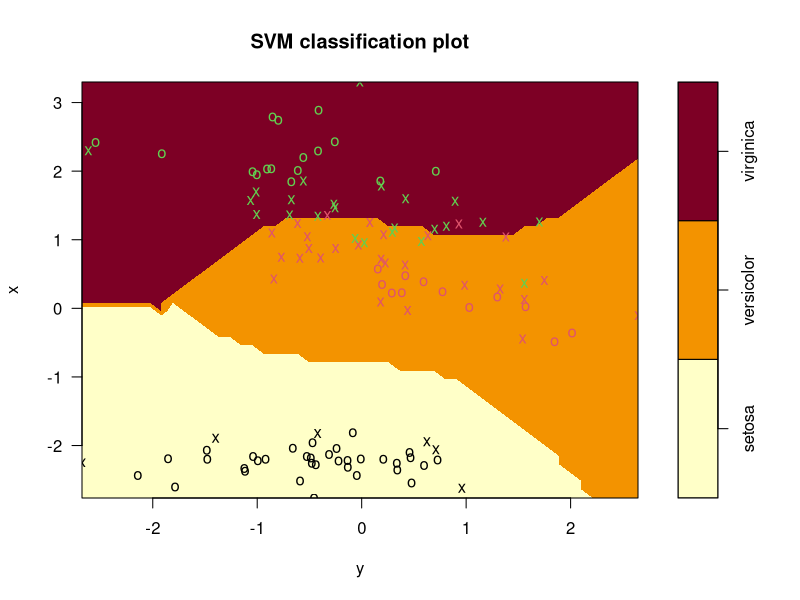
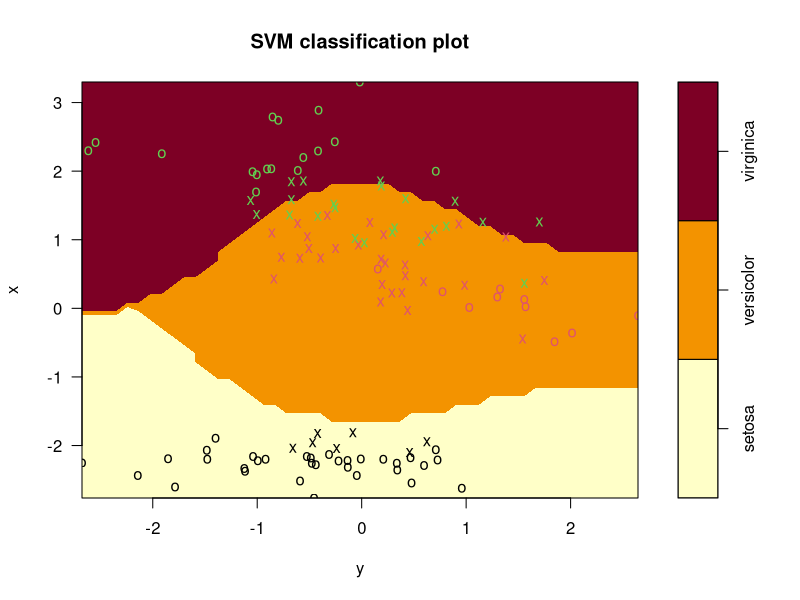
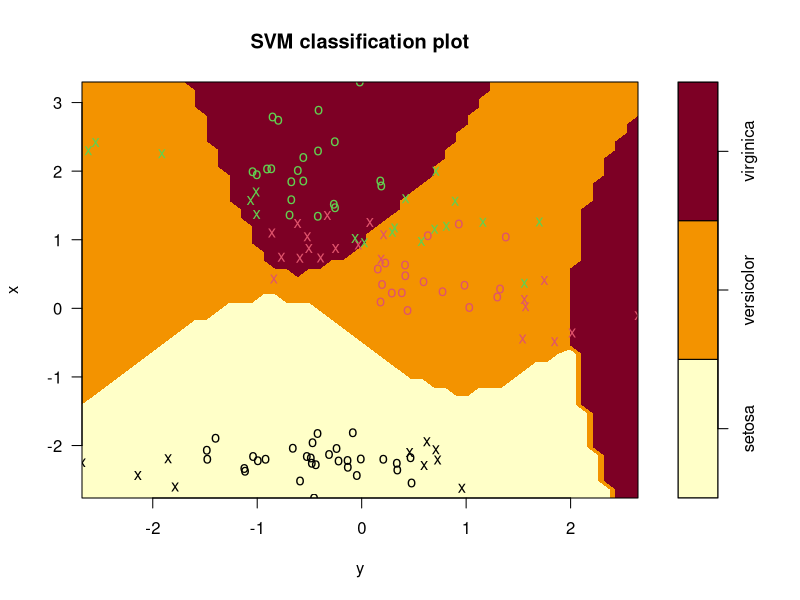

Write R code to recreate these figures, in order.
# library imports
library(e1071)
library(caret)

# load the iris dataset
data(iris)
summary(iris)
head(iris)

# apply pca on iris dataset and choose 2 comps
pc <- prcomp(iris[, -5], center = T, scale. = T)
pc1 <- data.frame(pc$x[, 1])
pc2 <- data.frame(pc$x[, 2])

# partition the data into training and testing
ind <- sample(
  2, nrow(pc1), replace = TRUE,
  prob = c(0.8, 0.2)
)
traindata1 <- pc1[ind == 1, ]
traindata2 <- pc2[ind == 1, ]
trainclass <- data.frame(iris[ind == 1, 5])
testdata1 <- pc1[ind == 2, ]
testdata2 <- pc2[ind == 2, ]
testclass <- data.frame(iris[ind == 2, 5])

# rebuild the data in list form
data <- data.frame(
  class = unlist(trainclass),
  x = unlist(traindata1),
  y = unlist(traindata2)
)
data

# rbf kernel
model1 <- svm(
  class ~ x + y, data = data,
  kernel = "radial"
)
summary(model1)
plot(model1, data)

# polynomial kernel
model2 <- svm(
  class ~ x + y, data = data,
  kernel = "polynomial"
)
summary(model2)
plot(model2, data)

# sigmoid kernel
model3 <- svm(
  class ~ x + y, data = data,
  kernel = "sigmoid"
)
summary(model3)
plot(model3, data)

# predictions
datatest <- data.frame(
  x = unlist(testdata1), y = unlist(testdata2)
)
pred1 = predict(model1, datatest)
pred1
confusionMatrix(pred1, testclass[, 1])
pred2 = predict(model2, datatest)
confusionMatrix(pred2, testclass[, 1])
pred3 = predict(model3, datatest)
confusionMatrix(pred3, testclass[, 1])